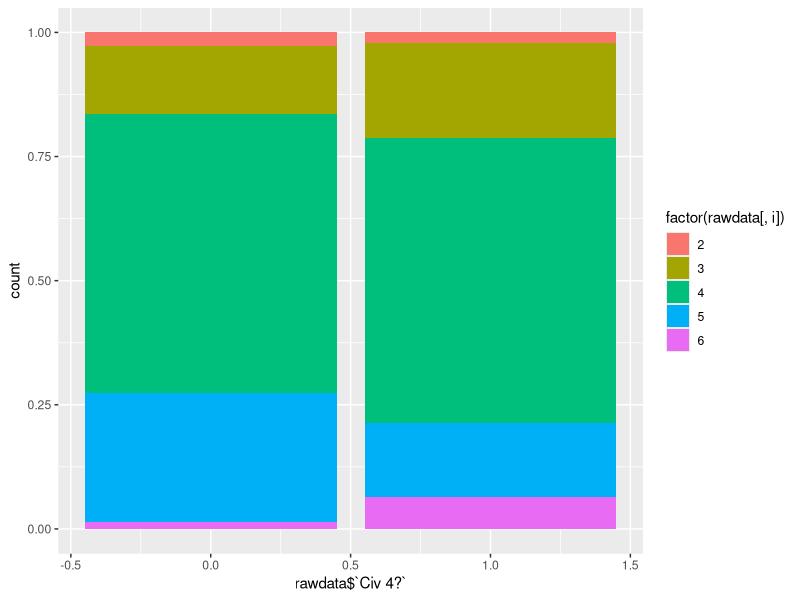
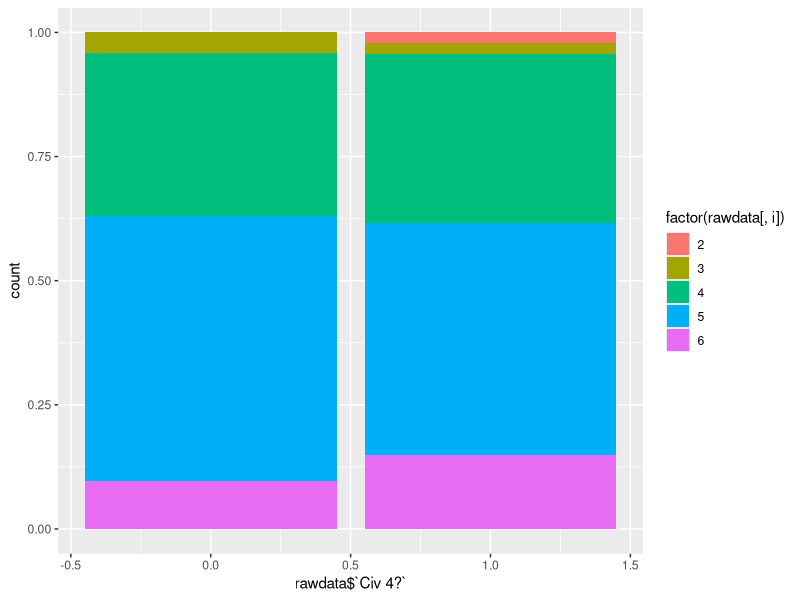
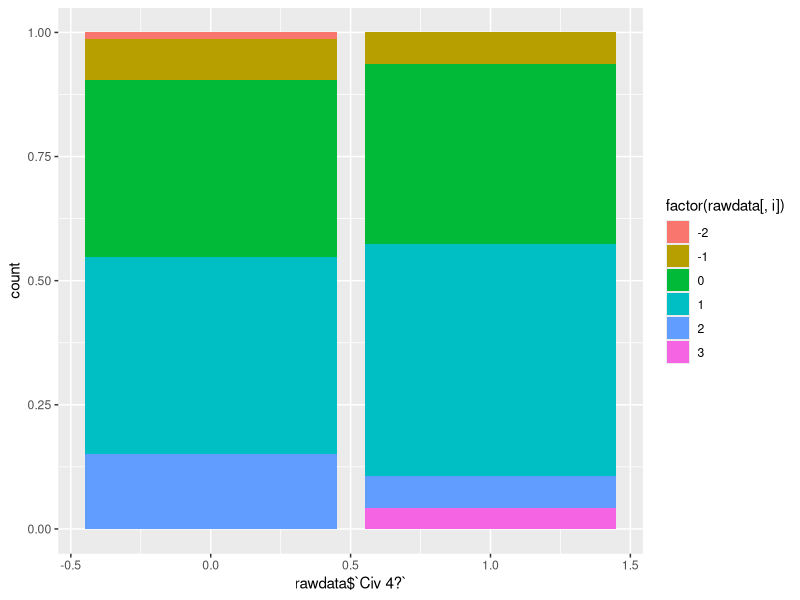
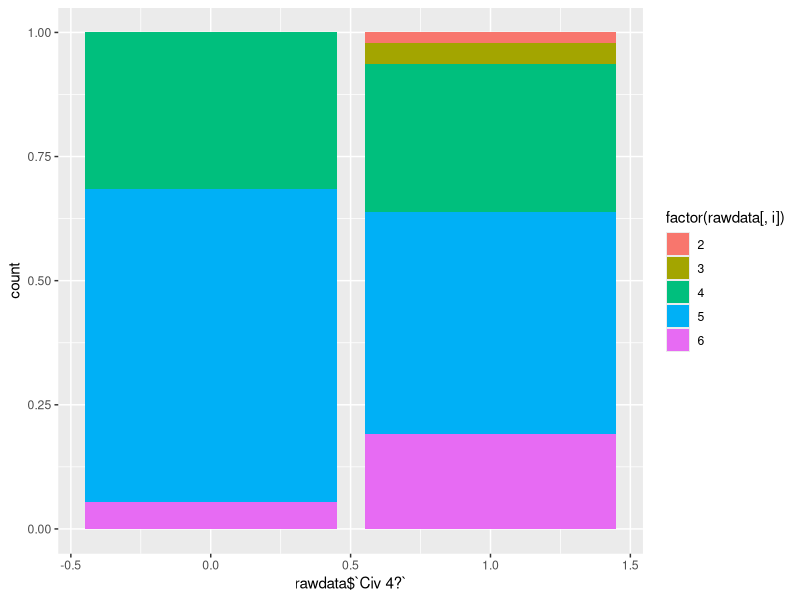
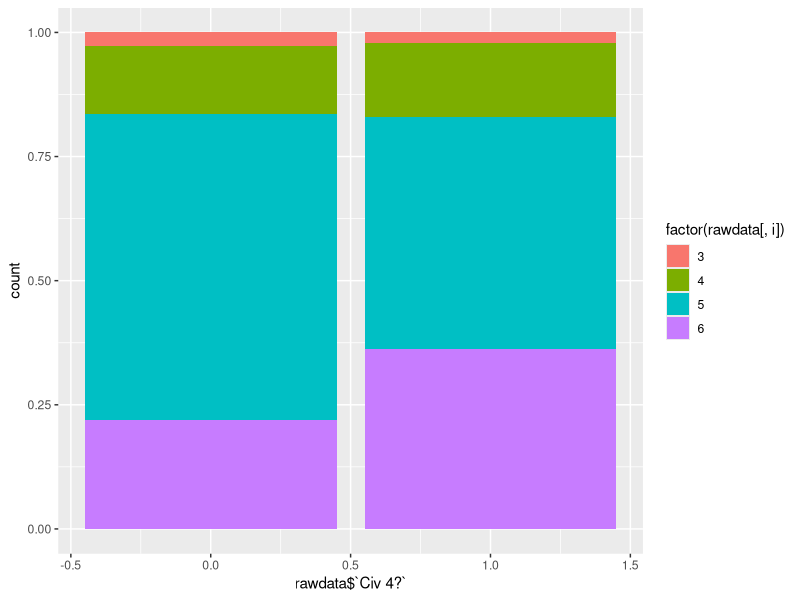
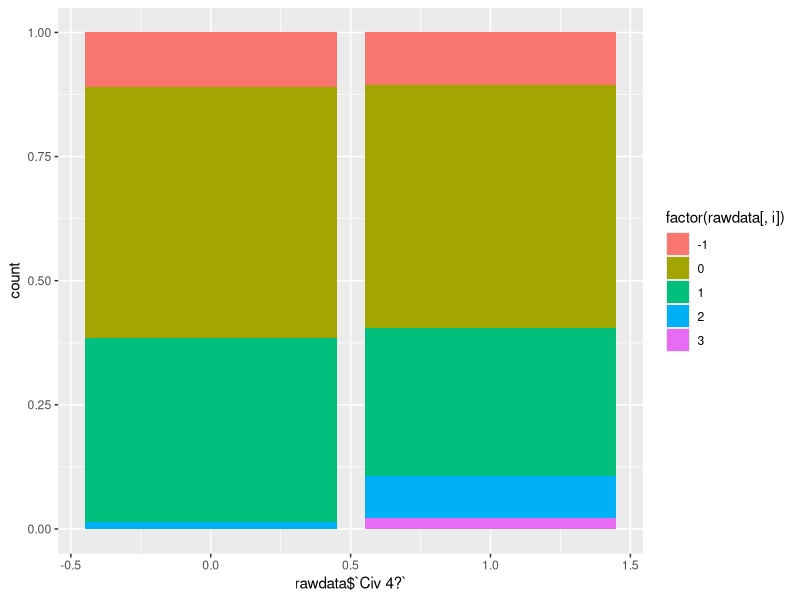
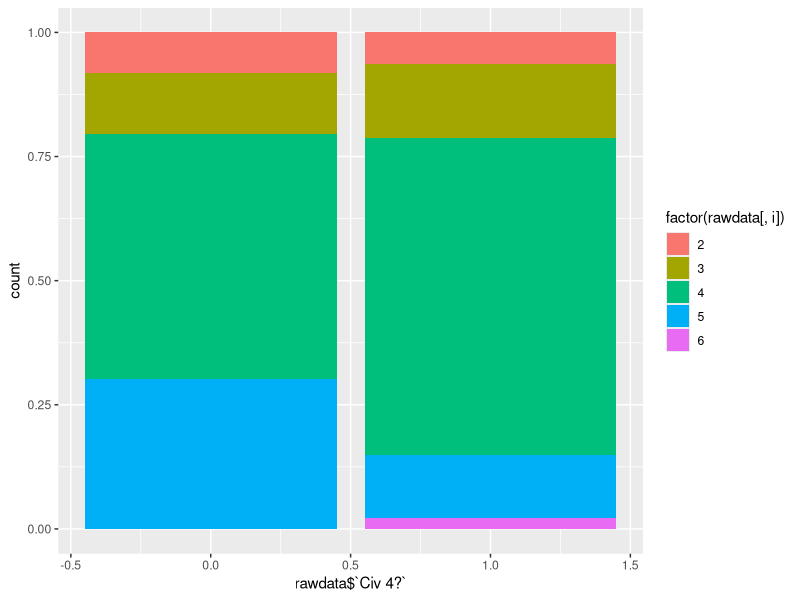
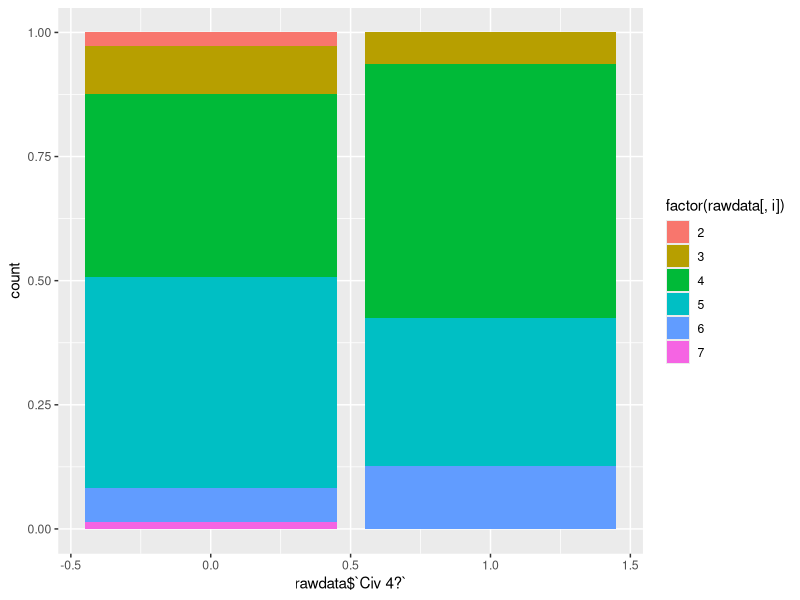

Write the R code that produced these figures, in order. (Note: this script raises an error after producing the figures.)
install.packages("ggplot2")
library(ggplot2)

#Import csv file, auto-convert N/A as NA, preserve original column names
rawdata <- read.csv("201617T1 KM Gaming 0220(finalized) (student version).csv", header = TRUE, sep = ",", na.strings=c("NA", "BLANK", "MULT", "ERROR #3100", "#VALUE!", "Not Asked"), check.names = FALSE, stringsAsFactors = FALSE)
#formatDF <- read.csv("rangeOfValues_1617T1.csv", header = TRUE, sep = ",", na.strings = c("--"), check.names = FALSE, stringsAsFactors = FALSE) 

#Quantifying Q18-Q23, borrowed from Danny
quantify <- function(response, choice, converted_num) {
  sapply(as.factor(response), function(x) converted_num[which(x == choice)])
}

ttestResult=NULL

#questionaire Q1-17
for(i in 8:58)
{
  png(paste(names(rawdata)[i],".png",sep=""))
  print(
    ggplot(rawdata)+
      aes(x=rawdata$`Civ 4?`, fill=factor(rawdata[,i])) +
      geom_bar(position = "fill"))
  dev.off()
  ttestResult=rbind(ttestResult,unlist(t.test(rawdata[,i]~rawdata$`Civ 4?`)))
}

#questionaire Q18-19
text_read_option <- c("0 to 1", "2 to 3", "4 to 5", "6 to 7", "8 to 9", "10 to 11")
text_read_num <- c(0.5, 2.5, 4.5, 6.5, 8.5, 10.5)
for(i in 59:60)
{ 
  text_read_response <- rawdata[,i]
  png(paste(names(rawdata)[i],".png",sep=""))
  print(
    ggplot(rawdata)+
      aes(x=rawdata$`Civ 4?`, fill=factor(rawdata[,i])) +
      geom_bar(position = "fill"))
  dev.off()
  ttestResult=rbind(ttestResult,
                    unlist(t.test(quantify(text_read_response, text_read_option, text_read_num)~rawdata$`Civ 4?`)))
}

#questionaire Q20
rj_time_option <- c("less than 1", "1 to <3", "3 to <6", "6 to <10", "10 to <15", "more than 15")
rj_time_num <- c(0.5, 2, 4.5, 8, 12.5, 16)
rj_time_response <- rawdata$`Q20 (Time/RJ)`
png("Q20.png")
print(
  ggplot(rawdata)+
  aes(x=rawdata$`Civ 4?`, fill=factor(rawdata$`Q20 (Time/RJ)`)) +
  geom_bar(position = "fill"))
  dev.off()
  ttestResult=rbind(ttestResult,
                    unlist(t.test(quantify(rj_time_response, rj_time_option, rj_time_num)~rawdata$`Civ 4?`)))
 
#questionaire Q21
read_time_option <- c("less than 1", "1 to <2", "2 to <3", "3 to <4", "4 to <5", "more than 5")
read_time_num <- c(0.5, 1.5, 2.5, 3.5, 4.5, 6)
read_time_response <- rawdata$`Q21 (Time/reading)`
png("Q21.png")
print(
  ggplot(rawdata)+
  aes(x=rawdata$`Civ 4?`, fill=factor(rawdata$`Q21 (Time/reading)`)) +
  geom_bar(position = "fill"))
dev.off()
ttestResult=rbind(ttestResult,
                  unlist(t.test(quantify(read_time_response, read_time_option, read_time_num)~rawdata$`Civ 4?`)))
  
#questionaire Q22-23
attend_option <- c("0", "1-20%", "21-40%", "41-60%", "61-80%", "81-100%")
attend_num <- c(0, .10, .30, .50, .70, .90)
for(i in 63:64)
{ 
  attend_response <- rawdata[,i]
  png(paste('Q',i-41,".png",sep=""))
  print(
    ggplot(rawdata)+
      aes(x=rawdata$`Civ 4?`, fill=factor(rawdata[,i])) +
      geom_bar(position = "fill"))
  dev.off()
  ttestResult=rbind(ttestResult,
                    unlist(t.test(quantify(attend_response, attend_option, attend_num)~rawdata$`Civ 4?`)))
}  

#questionaire Q24-35
for(i in 65:76)
{
  png(paste(names(rawdata)[i],".png",sep=""))
  print(
    ggplot(rawdata)+
      aes(x=rawdata$`Civ 4?`, fill=factor(rawdata[,i])) +
      geom_bar(position = "fill"))
  dev.off()
  ttestResult=rbind(ttestResult,unlist(t.test(rawdata[,i]~rawdata$`Civ 4?`)))
}

#questionaire part 4 "Learning Activities(LA)" (Q36-45)
#match Q36 and Q41, Q37 and Q42, etc.
dataOD=subset(rawdata,rawdata$`Civ 4?`==0)
dataOD=cbind(dataOD$`Civ 4?`,dataOD[,137:141])
names(dataOD)=c("Civ 4?","LA1","LA2","LA3","LA4","LA5")
dataCiv=b=subset(rawdata,rawdata$`Civ 4?`==1)
dataCiv=cbind(dataCiv$`Civ 4?`,dataCiv[,142:146])
names(dataCiv)=c("Civ 4?","LA1","LA2","LA3","LA4","LA5")
dataComb=rbind(dataCiv,dataOD)
#graph and t test
for(i in 2:6)
{
  png(paste(names(dataComb)[i],".png",sep=""))
  print(
    ggplot(dataComb)+
      aes(x=dataComb$`Civ 4?`, fill=factor(dataComb[,i])) +
      geom_bar(position = "fill"))
  dev.off()
  ttestResult=rbind(ttestResult,unlist(t.test(dataComb[,i]~dataComb$`Civ 4?`)))
}

#Sex
sex_option <- c("F", "M")
sex_num <- c(0,1)
sex_response <- rawdata$Sex
png("Sex.png")
print(
  ggplot(rawdata)+
    aes(x=rawdata$`Civ 4?`, fill=factor(rawdata$Sex)) +
    geom_bar(position = "fill"))
dev.off()
ttestResult=rbind(ttestResult,
                  unlist(t.test(quantify(sex_response, sex_option, sex_num)~rawdata$`Civ 4?`)))

#ttestResult naming and exporting
row.names(ttestResult) <- c(names(rawdata[,8:77]),names(dataComb[,2:6]))
write.csv(ttestResult,file ="ttestResult.csv" )